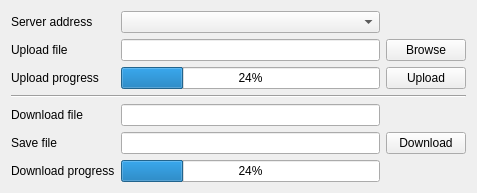
<?xml version="1.0" encoding="UTF-8"?>
<ui version="4.0">
 <class>TftpClient</class>
 <widget class="QWidget" name="TftpClient">
  <property name="geometry">
   <rect>
    <x>0</x>
    <y>0</y>
    <width>477</width>
    <height>191</height>
   </rect>
  </property>
  <property name="windowTitle">
   <string>TFTP Client</string>
  </property>
  <layout class="QGridLayout" name="gridLayout">
   <item row="0" column="0">
    <widget class="QLabel" name="label">
     <property name="text">
      <string>Server address</string>
     </property>
    </widget>
   </item>
   <item row="5" column="0">
    <widget class="QLabel" name="label_5">
     <property name="text">
      <string>Save file</string>
     </property>
    </widget>
   </item>
   <item row="2" column="1">
    <widget class="QProgressBar" name="progressBarUpload">
     <property name="value">
      <number>24</number>
     </property>
    </widget>
   </item>
   <item row="2" column="2">
    <widget class="QPushButton" name="pushButtonUpload">
     <property name="text">
      <string>Upload</string>
     </property>
    </widget>
   </item>
   <item row="4" column="1">
    <widget class="QLineEdit" name="lineEditDownloadFile"/>
   </item>
   <item row="5" column="2">
    <widget class="QPushButton" name="pushButtonDownload">
     <property name="text">
      <string>Download</string>
     </property>
    </widget>
   </item>
   <item row="4" column="0">
    <widget class="QLabel" name="label_4">
     <property name="text">
      <string>Download file</string>
     </property>
    </widget>
   </item>
   <item row="2" column="0">
    <widget class="QLabel" name="label_3">
     <property name="text">
      <string>Upload progress</string>
     </property>
    </widget>
   </item>
   <item row="1" column="0">
    <widget class="QLabel" name="label_2">
     <property name="text">
      <string>Upload file</string>
     </property>
    </widget>
   </item>
   <item row="1" column="2">
    <widget class="QPushButton" name="pushButtonBrowse">
     <property name="text">
      <string>Browse</string>
     </property>
    </widget>
   </item>
   <item row="5" column="1">
    <widget class="QLineEdit" name="lineEditDownloadSaveFile"/>
   </item>
   <item row="1" column="1">
    <widget class="QLineEdit" name="lineEditUploadFile"/>
   </item>
   <item row="0" column="1">
    <widget class="QComboBox" name="comboBoxServerAddress">
     <property name="minimumSize">
      <size>
       <width>256</width>
       <height>0</height>
      </size>
     </property>
    </widget>
   </item>
   <item row="3" column="0" colspan="3">
    <widget class="Line" name="line">
     <property name="orientation">
      <enum>Qt::Horizontal</enum>
     </property>
    </widget>
   </item>
   <item row="6" column="0">
    <widget class="QLabel" name="label_6">
     <property name="text">
      <string>Download progress</string>
     </property>
    </widget>
   </item>
   <item row="6" column="1">
    <widget class="QProgressBar" name="progressBarDownload">
     <property name="value">
      <number>24</number>
     </property>
    </widget>
   </item>
  </layout>
 </widget>
 <resources/>
 <connections/>
</ui>
